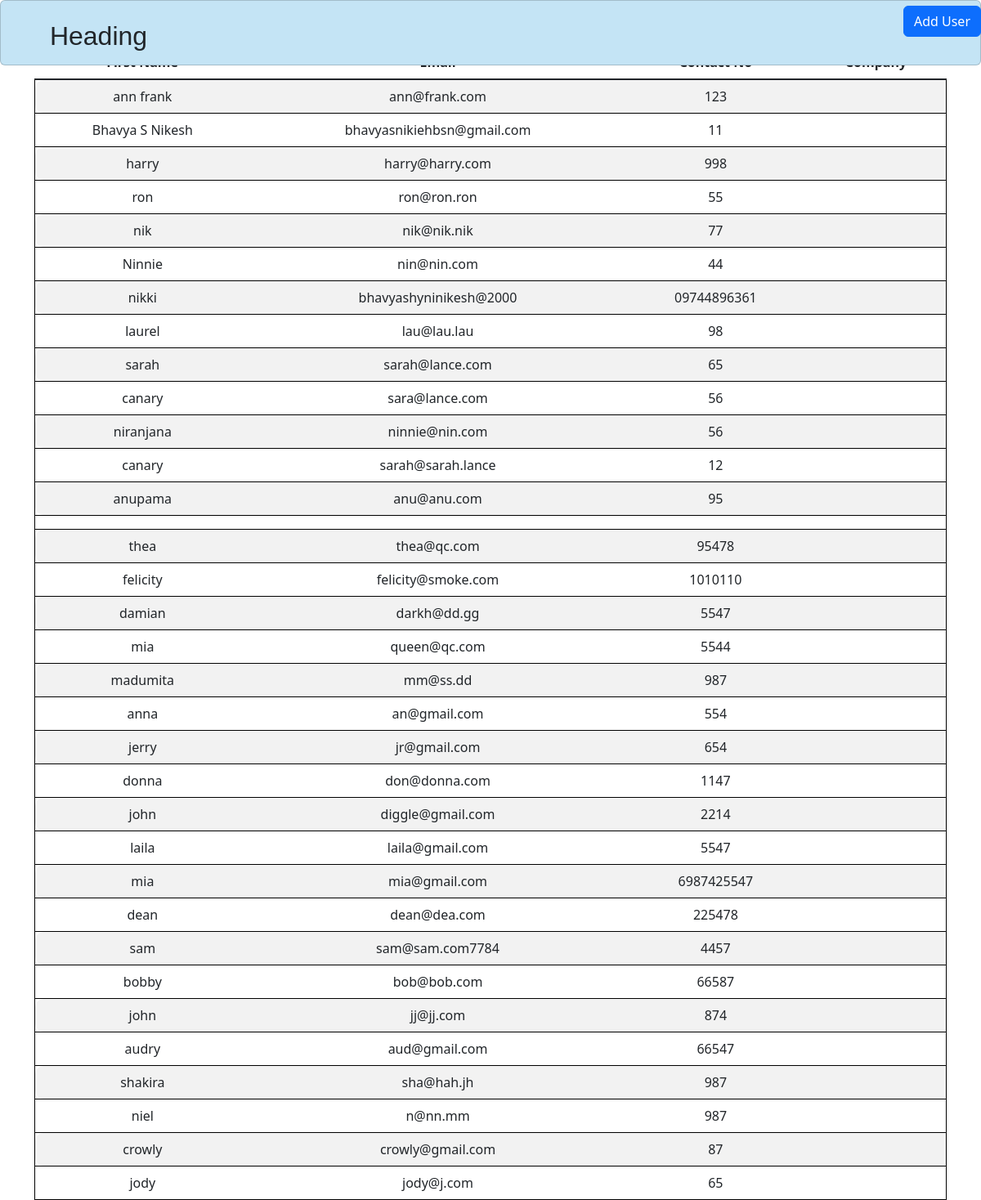
Before: /show/table with the older database file.
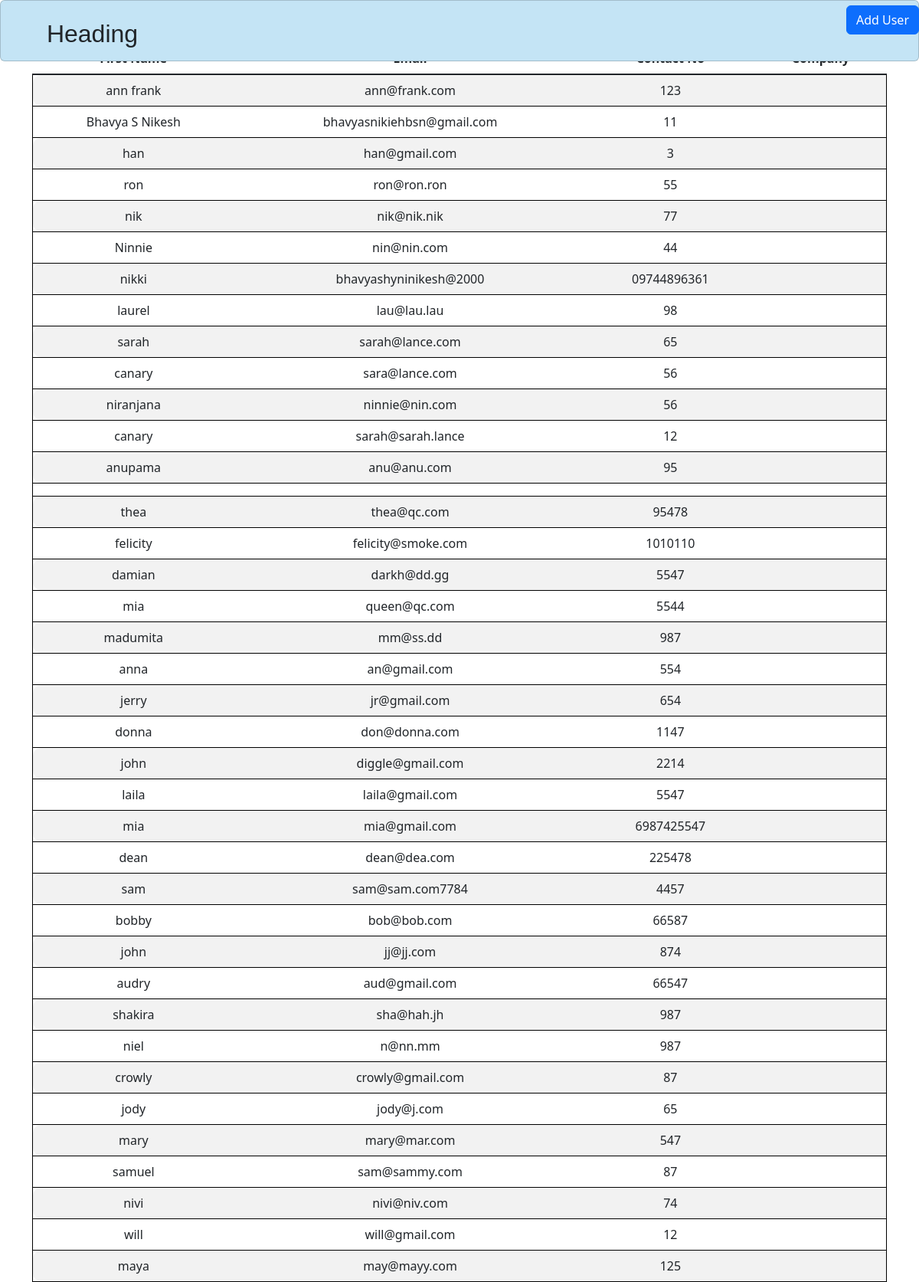
After: the same page with the newer database file.
### app.py (models this page shows)
class User(db.Model, UserMixin):
    user_id = db.Column(db.Integer, primary_key=True, autoincrement=True)
    email = db.Column(db.String(100),unique=True)
    password_hash = db.Column(db.String(500))
    first_name = db.Column(db.String(100),nullable=False)
    middle_name = db.Column(db.String(100),nullable=False)
    last_name = db.Column(db.String(100))
    contact_no =  db.Column(db.String(100),nullable=False)
    alt_contact_no = db.Column(db.String(100), nullable=True, default=None)
    company_id = mapped_column(Integer, ForeignKey("company.comp_id"))
    company = relationship("Company",backref=backref('users', lazy=True))
    is_deleted = db.Column(db.Boolean, default=False)
    created_by = db.Column(db.String(100), nullable=False)
    created_dt = db.Column(db.DateTime(timezone=True), server_default=func.now())
    updated_by = db.Column(db.String(100), nullable=False)
    updated_dt = db.Column(db.DateTime(timezone=True), server_default=func.now())

### app.py (the view)
@app.route("/show/table")
def show_post():
    print("jjjjjjj")
    post = User.query.all()
    return render_template('partials/show.html', post=post)

### templates/partials/show.html (shortened to what this page needs)
{% extends 'base.html' %}
{% block content %}
<head>
    <link href="https://cdnjs.cloudflare.com/ajax/libs/twitter-bootstrap/5.3.0/css/bootstrap.min.css" rel="stylesheet">
    <link href="https://cdn.datatables.net/2.1.3/css/dataTables.bootstrap5.css" rel="stylesheet">
</head>
<body>
    <h1>User List</h1>
</div>
    <div class="container text-center">
    <table id="example" class="table table-striped" style="width:100%">
        <thead>
            <tr>
                <th>First Name</th>
                <th>Email</th>
                <th>Contact No</th>
                <th>Company</th>
            </tr>
        </thead>
        <tbody class="table-group-divider">
            {% for user in post %}
            <tr class="border border-black">
                <td>{{ user.first_name }}</td>
                <td>{{ user.email }}</td>
                <td>{{ user.contact_no }}</td>
                <td>{{ user.company.name}}</td>
            </tr>
            {% endfor %}
        </tbody>
    </table>
    <div id="dynamic-form" class="position-absolute top-0 end-0">
        <button id="btn" class="btn btn-primary" hx-get="{{ url_for('add_user') }}" hx-target="#dynamicform" hx-swap="outerHTML">Add User</button>
    </div>
{% endblock %}

Changed rows visible on the page:
changed User: first_name "harry" → "han"; email "harry@harry.com" → "han@gmail.com"; contact_no "998" → "3"
added User: first_name "mary", email "mary@mar.com", contact_no "547"
added User: first_name "samuel", email "sam@sammy.com", contact_no "87"
added User: first_name "nivi", email "nivi@niv.com", contact_no "74"
added User: first_name "will", email "will@gmail.com", contact_no "12"
added User: first_name "maya", email "may@mayy.com", contact_no "125"
